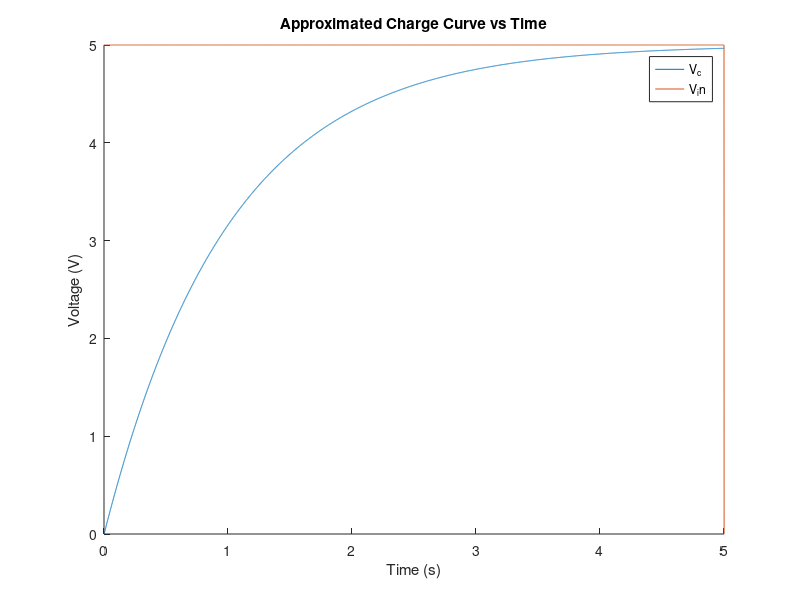
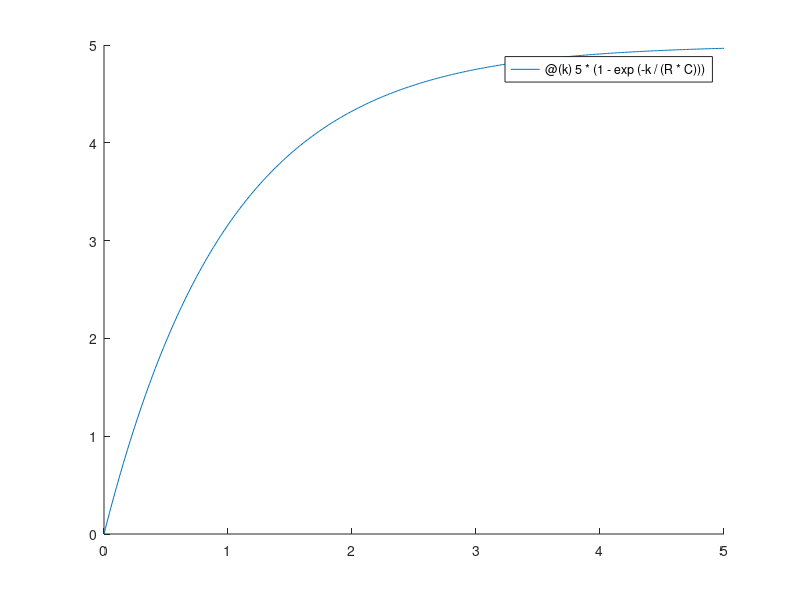

The MATLAB script that drew these images, in order: (Note: this script raises an error after producing the figures.)
%% Case Study 3: Circuits
% Part 1: modeling an RC circuit.

clear all;
close all;
%% Equations of Note

t = 5; % total time of 5 seconds, as seen in figure 2 of the handout. 

R = 1; % 1000; % 1 k ohms
C = 1; % 1e-6; % 1 micro F
h = 8e-4; % sampling rate in seconds per sample

%% Construction and Execution of the model 

% |V| is the voltage in the system across all the different samples.  
% |V|_1 is V_R
% |V|_2 is V_C
% |V|_3 is V_in
r = 1;
c = 2;
in = 3;

V = zeros(3, t/h); % t/h is the total number of indicies 'k'
V(3,:) = 5; % V_in is a constant 5V the entire time. 

for k = 1:t/h
    V(r, k) = V(in, k) - V(c, k);                                         % Equation #8
    V(c, k+1) = (1 - (h / (R * C))) * V(c, k) + (h / (R * C)) * V(in, k); % Equation #10
end

%% Plotting of data

figure;
hold on;
plot(V(c, :));
plot(V(in, :));
hold off;
set(gca, 'XTick', 0:k/t:k)
set(gca, 'XTickLabel', 0:t)
xlabel("Time (s)");
ylabel("Voltage (V)");
title("Approximated Charge Curve vs Time");
legend("V_c", "V_in", "location", "best");
xlim([0 k]);
ylim([0 5]);

%% Task 2
% theoretical_output = 5 * (1 - exp(-t/(R*C)));
figure;
hold on;
% this is the theoretical charge function
fplot(@(k) 5*(1-exp(-k/(R*C))), [0 5]);
% this is |V_in| = 5.
fplot(5, [0 5]);
hold off;
xlabel("Time (s)");
ylabel("Voltage (V)");
title("Theoretical Charge Curve vs Time");
legend("V_c", "V_in", "location", "best");
xlim([0 t]);
ylim([0 5]);

% A comparison of the charges:
disp((5 * (1 - exp(-t / (R*C)))) - V(c, end));